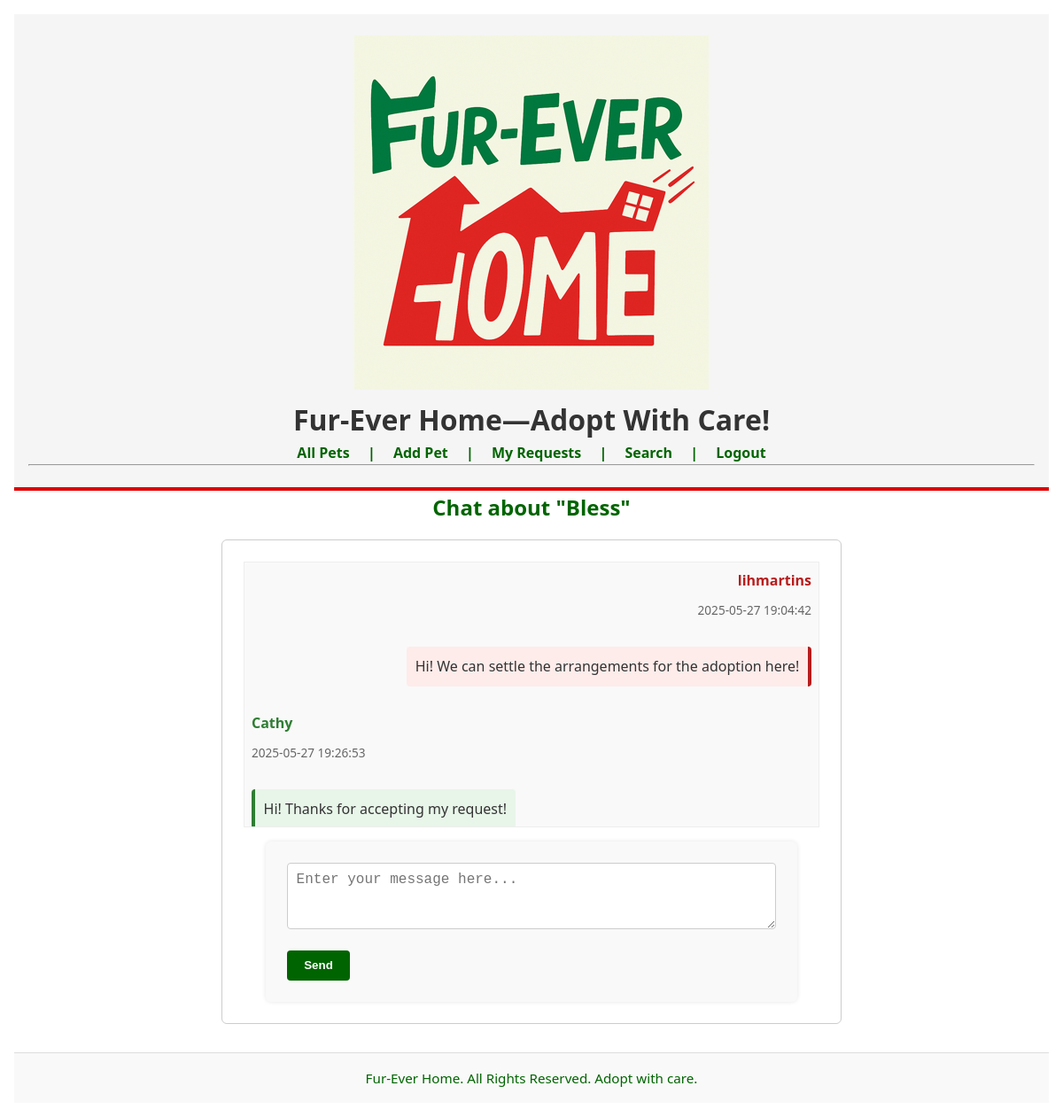
The page /chat/1 (signed in) on the database its author committed.
### tables this page shows
CREATE TABLE Pets (
                        id INTEGER PRIMARY KEY AUTOINCREMENT,
                        name TEXT NOT NULL,
                        species TEXT NOT NULL,
                        breed TEXT,
                        age_years INTEGER,
                        age_months INTEGER,
                        description TEXT,
                        owner_id INTEGER, photo TEXT,
                        FOREIGN KEY(owner_id) REFERENCES Users(id)
                   );

CREATE TABLE ChatMessages (
            id INTEGER PRIMARY KEY AUTOINCREMENT,
            request_id INTEGER NOT NULL,
            sender_id INTEGER NOT NULL,            
            message TEXT NOT NULL,
            timestamp DATETIME DEFAULT CURRENT_TIMESTAMP,
            FOREIGN KEY(request_id) REFERENCES AdoptionRequests(id),
            FOREIGN KEY(sender_id) REFERENCES Users(id));

CREATE TABLE Users (
                        id INTEGER PRIMARY KEY AUTOINCREMENT,
                        username TEXT UNIQUE NOT NULL,
                        email TEXT UNIQUE NOT NULL,
                        password_hash TEXT NOT NULL,
                        full_name TEXT NOT NULL
                   );

### app.py (the view, shortened to what this page needs)
@app.route("/chat/<int:request_id>", methods=["GET", "POST"])
@login_required
def chat(request_id):
    conn = sqlite3.connect("database.db")
    conn.row_factory = sqlite3.Row
    cur = conn.cursor()
    cur.execute("""
        SELECT ar.id, ar.user_id, p.owner_id, ar.chat_enable, p.name AS pet_name
        FROM AdoptionRequests ar
        JOIN Pets p ON ar.pet_id = p.id
        WHERE ar.id = ?
    """, (request_id,))
    chat_info = cur.fetchone()
    if not chat_info:
        flash("Chat request not found.", "error")
        return redirect(url_for("list_pets"))
    if session["user_id"] not in (chat_info["user_id"], chat_info["owner_id"]):
        flash("You are not authorized to view this chat.", "error")
        return redirect(url_for("list_pets"))
    if not chat_info["chat_enable"]:
        flash("Chat is not enabled for this request.", "warning")
        return redirect(url_for("list_pets"))
    cur.execute("""
        SELECT cm.message, cm.timestamp, u.username AS sender
        FROM ChatMessages cm
        JOIN Users u ON cm.sender_id = u.id
        WHERE cm.request_id = ?
        ORDER BY cm.timestamp
    """, (request_id,))
    messages = cur.fetchall()
    conn.close()
    return render_template("chat.html", messages=messages,
                           pet_name=chat_info["pet_name"],
                           request_id=request_id)

### app.py (called while the page is built)
def login_required(f):
    @wraps(f)
    def wrapper(*args, **kwargs):
        if "user_id" not in session:
            flash("You must be logged in to view this page.", "error")
            return redirect(url_for("login"))
        return f(*args, **kwargs)
    return wrapper

### templates/chat.html (shortened to what this page needs)
{% extends "base.html" %}
{% block content %}
    <h2 class="chat-title">Chat about "{{ pet_name }}"</h2>
    <div class="chat-container">
        <div id="chat-box" class="chat-box">
            {% for msg in messages %}
                <div class="chat-message {% if msg.sender == session.username %}user{% else %}owner{% endif %}">
                    <strong class="chat-sender {% if msg.sender == session.username %}user-name{% else %}owner-name{% endif %}">
                        {{ msg.sender }}
                    </strong><br>
                    <span class="chat-timestamp">{{ msg.timestamp }}</span><br>
                    <div class="chat-bubble">{{ msg.message }}</div>
                </div>
            {% endfor %}
        </div>
        <form method="post" action="{{ url_for('chat', request_id=request_id) }}">
            <textarea name="message" class="chat-textarea" rows="3" placeholder="Enter your message here..." required></textarea>
            <button type="submit">Send</button>
        </form>
    </div>
{% endblock %}

### static/styles.css (style rules this page uses)
* { margin: 0; padding: 0; box-sizing: border-box; }
body { font-family: 'Segoe UI', sans-serif; background-color: #fff; color: #333; line-height: 1.6; padding: 1rem; }
form { background: #f9f9f9; padding: 1.5rem; margin-top: 1rem; border-radius: 6px; box-shadow: 0 0 5px rgba(0,0,0,0.1); max-width: 600px; margin-left: auto; margin-right: auto; }
form input[type="text"], form input[type="email"], form input[type="password"], form input[type="number"], form textarea { width: 100%; padding: 0.6rem; font-size: 1rem; margin-bottom: 1rem; border: 1px solid #ccc; border-radius: 4px; }
form button { background-color: #006400; color: white; padding: 0.6rem 1.2rem; border: none; border-radius: 4px; cursor: pointer; font-weight: bold; }
.chat-title { color: #006400; text-align: center; margin-bottom: 1rem; }
.chat-container { border: 1px solid #ccc; border-radius: 6px; padding: 1.5rem; background: #ffffff; max-width: 700px; margin: auto; }
.chat-box { display: flex; flex-direction: column; gap: 1rem; max-height: 300px; overflow-y: auto; margin-bottom: 1rem; border: 1px solid #eee; padding: 0.5rem; background: #f9f9f9; }
.chat-message { display: flex; flex-direction: column; max-width: 75%; margin-bottom: 0.8rem; }
.owner { align-self: flex-start; }
.user { align-self: flex-end; text-align: right; }
.owner-name { color: #2e7d32; text-align: left; margin-bottom: 0; font-weight: bold; }
.user-name { color: #b71c1c; text-align: right; margin-bottom: 0; font-weight: bold; }
.chat-timestamp { font-size: 0.85em; color: #666; margin-top: -1rem; margin-bottom: 0.3rem; }
.owner .chat-bubble { background-color: #e8f5e9; border-left: 4px solid #2e7d32; padding: 0.6rem; border-radius: 4px; margin: 0; text-align: left; }
.user .chat-bubble { background-color: #fdecea; border-right: 4px solid #b71c1c; padding: 0.6rem; border-radius: 4px; margin: 0; text-align: right; }
.chat-textarea { width: 100%; padding: 0.6rem; border-radius: 4px; border: 1px solid #ccc; resize: vertical; }

### rows shown on the page
Pets: name "Bless"
ChatMessages: sender "lihmartins", timestamp "2025-05-27 19:04:42", message "Hi! We can settle the arrangements for the adoption here!"
ChatMessages: sender "Cathy", timestamp "2025-05-27 19:26:53", message "Hi! Thanks for accepting my request!"
